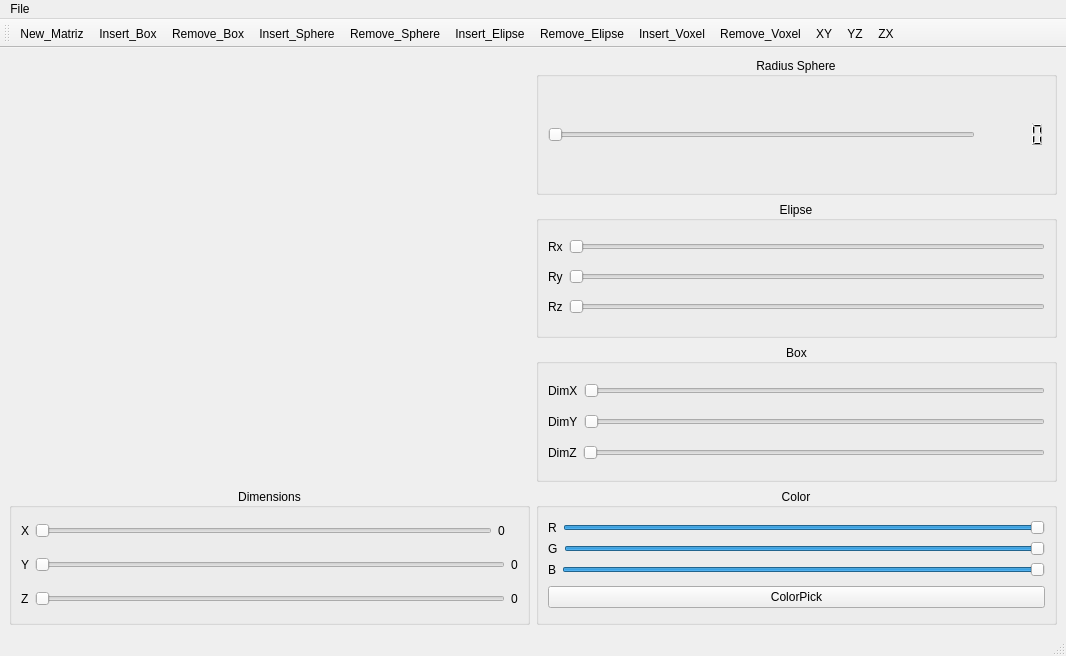
<?xml version="1.0" encoding="UTF-8"?>
<ui version="4.0">
 <class>MainWindow</class>
 <widget class="QMainWindow" name="MainWindow">
  <property name="geometry">
   <rect>
    <x>0</x>
    <y>0</y>
    <width>1066</width>
    <height>656</height>
   </rect>
  </property>
  <property name="windowTitle">
   <string>MainWindow</string>
  </property>
  <widget class="QWidget" name="centralwidget">
   <layout class="QGridLayout" name="gridLayout">
    <item row="0" column="0" rowspan="3">
     <widget class="DrawWidget" name="drawWidget" native="true"/>
    </item>
    <item row="0" column="1">
     <widget class="QGroupBox" name="RadiusSphere">
      <property name="title">
       <string>Radius Sphere</string>
      </property>
      <property name="alignment">
       <set>Qt::AlignCenter</set>
      </property>
      <layout class="QHBoxLayout" name="horizontalLayout_7">
       <item>
        <widget class="QSlider" name="sliderRadius">
         <property name="orientation">
          <enum>Qt::Horizontal</enum>
         </property>
        </widget>
       </item>
       <item>
        <widget class="QLCDNumber" name="lcdNumber">
         <property name="layoutDirection">
          <enum>Qt::LeftToRight</enum>
         </property>
         <property name="frameShape">
          <enum>QFrame::NoFrame</enum>
         </property>
        </widget>
       </item>
      </layout>
     </widget>
    </item>
    <item row="1" column="1">
     <widget class="QGroupBox" name="Elipse">
      <property name="title">
       <string>Elipse</string>
      </property>
      <property name="alignment">
       <set>Qt::AlignCenter</set>
      </property>
      <layout class="QVBoxLayout" name="verticalLayout_4">
       <item>
        <layout class="QHBoxLayout" name="horizontalLayout_11">
         <item>
          <widget class="QLabel" name="label_10">
           <property name="text">
            <string>Rx</string>
           </property>
          </widget>
         </item>
         <item>
          <widget class="QSlider" name="horizontalSlider_4">
           <property name="orientation">
            <enum>Qt::Horizontal</enum>
           </property>
          </widget>
         </item>
        </layout>
       </item>
       <item>
        <layout class="QHBoxLayout" name="horizontalLayout_12">
         <item>
          <widget class="QLabel" name="label_11">
           <property name="text">
            <string>Ry</string>
           </property>
          </widget>
         </item>
         <item>
          <widget class="QSlider" name="horizontalSlider_5">
           <property name="orientation">
            <enum>Qt::Horizontal</enum>
           </property>
          </widget>
         </item>
        </layout>
       </item>
       <item>
        <layout class="QHBoxLayout" name="horizontalLayout_13">
         <item>
          <widget class="QLabel" name="label_12">
           <property name="text">
            <string>Rz</string>
           </property>
          </widget>
         </item>
         <item>
          <widget class="QSlider" name="horizontalSlider_6">
           <property name="orientation">
            <enum>Qt::Horizontal</enum>
           </property>
          </widget>
         </item>
        </layout>
       </item>
      </layout>
     </widget>
    </item>
    <item row="2" column="1">
     <widget class="QGroupBox" name="Box">
      <property name="title">
       <string>Box</string>
      </property>
      <property name="alignment">
       <set>Qt::AlignCenter</set>
      </property>
      <layout class="QVBoxLayout" name="verticalLayout_3">
       <item>
        <layout class="QHBoxLayout" name="horizontalLayout_8">
         <item>
          <widget class="QLabel" name="label_7">
           <property name="text">
            <string>DimX</string>
           </property>
          </widget>
         </item>
         <item>
          <widget class="QSlider" name="horizontalSlider">
           <property name="orientation">
            <enum>Qt::Horizontal</enum>
           </property>
          </widget>
         </item>
        </layout>
       </item>
       <item>
        <layout class="QHBoxLayout" name="horizontalLayout_9">
         <item>
          <widget class="QLabel" name="label_8">
           <property name="text">
            <string>DimY</string>
           </property>
          </widget>
         </item>
         <item>
          <widget class="QSlider" name="horizontalSlider_2">
           <property name="orientation">
            <enum>Qt::Horizontal</enum>
           </property>
          </widget>
         </item>
        </layout>
       </item>
       <item>
        <layout class="QHBoxLayout" name="horizontalLayout_10">
         <item>
          <widget class="QLabel" name="label_9">
           <property name="text">
            <string>DimZ</string>
           </property>
          </widget>
         </item>
         <item>
          <widget class="QSlider" name="horizontalSlider_3">
           <property name="orientation">
            <enum>Qt::Horizontal</enum>
           </property>
          </widget>
         </item>
        </layout>
       </item>
      </layout>
     </widget>
    </item>
    <item row="3" column="0">
     <widget class="QGroupBox" name="Dimensions">
      <property name="title">
       <string>Dimensions</string>
      </property>
      <property name="alignment">
       <set>Qt::AlignCenter</set>
      </property>
      <layout class="QVBoxLayout" name="verticalLayout">
       <item>
        <layout class="QHBoxLayout" name="horizontalLayout">
         <item>
          <widget class="QLabel" name="label">
           <property name="text">
            <string>X</string>
           </property>
          </widget>
         </item>
         <item>
          <widget class="QSlider" name="sliderAxisX">
           <property name="orientation">
            <enum>Qt::Horizontal</enum>
           </property>
          </widget>
         </item>
         <item>
          <widget class="QLabel" name="labelAxisX">
           <property name="text">
            <string>0</string>
           </property>
          </widget>
         </item>
         <item>
          <widget class="QLabel" name="label_13">
           <property name="text">
            <string/>
           </property>
          </widget>
         </item>
        </layout>
       </item>
       <item>
        <layout class="QHBoxLayout" name="horizontalLayout_2">
         <item>
          <widget class="QLabel" name="label_2">
           <property name="text">
            <string>Y</string>
           </property>
          </widget>
         </item>
         <item>
          <widget class="QSlider" name="sliderAxisY">
           <property name="orientation">
            <enum>Qt::Horizontal</enum>
           </property>
          </widget>
         </item>
         <item>
          <widget class="QLabel" name="labelAxisY">
           <property name="text">
            <string>0</string>
           </property>
          </widget>
         </item>
        </layout>
       </item>
       <item>
        <layout class="QHBoxLayout" name="horizontalLayout_3">
         <item>
          <widget class="QLabel" name="label_3">
           <property name="text">
            <string>Z</string>
           </property>
          </widget>
         </item>
         <item>
          <widget class="QSlider" name="sliderAxisZ">
           <property name="orientation">
            <enum>Qt::Horizontal</enum>
           </property>
          </widget>
         </item>
         <item>
          <widget class="QLabel" name="labelAxisZ">
           <property name="text">
            <string>0</string>
           </property>
          </widget>
         </item>
        </layout>
       </item>
      </layout>
     </widget>
    </item>
    <item row="3" column="1">
     <widget class="QGroupBox" name="Color">
      <property name="title">
       <string>Color</string>
      </property>
      <property name="alignment">
       <set>Qt::AlignCenter</set>
      </property>
      <layout class="QVBoxLayout" name="verticalLayout_5">
       <item>
        <layout class="QVBoxLayout" name="verticalLayout_2">
         <item>
          <layout class="QHBoxLayout" name="horizontalLayout_4" stretch="0,100">
           <item>
            <widget class="QLabel" name="label_4">
             <property name="text">
              <string>R</string>
             </property>
            </widget>
           </item>
           <item>
            <widget class="QSlider" name="horizontalSliderR">
             <property name="maximum">
              <number>255</number>
             </property>
             <property name="value">
              <number>255</number>
             </property>
             <property name="orientation">
              <enum>Qt::Horizontal</enum>
             </property>
            </widget>
           </item>
          </layout>
         </item>
         <item>
          <layout class="QHBoxLayout" name="horizontalLayout_5">
           <item>
            <widget class="QLabel" name="label_5">
             <property name="text">
              <string>G</string>
             </property>
            </widget>
           </item>
           <item>
            <widget class="QSlider" name="horizontalSliderG">
             <property name="maximum">
              <number>255</number>
             </property>
             <property name="value">
              <number>255</number>
             </property>
             <property name="orientation">
              <enum>Qt::Horizontal</enum>
             </property>
            </widget>
           </item>
          </layout>
         </item>
         <item>
          <layout class="QHBoxLayout" name="horizontalLayout_6">
           <item>
            <widget class="QLabel" name="label_6">
             <property name="text">
              <string>B</string>
             </property>
            </widget>
           </item>
           <item>
            <widget class="QSlider" name="horizontalSliderB">
             <property name="maximum">
              <number>255</number>
             </property>
             <property name="value">
              <number>255</number>
             </property>
             <property name="orientation">
              <enum>Qt::Horizontal</enum>
             </property>
            </widget>
           </item>
          </layout>
         </item>
        </layout>
       </item>
       <item>
        <widget class="QPushButton" name="pushButtonColor">
         <property name="text">
          <string>ColorPick</string>
         </property>
        </widget>
       </item>
      </layout>
     </widget>
    </item>
   </layout>
  </widget>
  <widget class="QMenuBar" name="menubar">
   <property name="geometry">
    <rect>
     <x>0</x>
     <y>0</y>
     <width>1066</width>
     <height>21</height>
    </rect>
   </property>
   <widget class="QMenu" name="menuArquivo">
    <property name="title">
     <string>File</string>
    </property>
    <addaction name="actionSalvar"/>
   </widget>
   <addaction name="menuArquivo"/>
  </widget>
  <widget class="QStatusBar" name="statusbar"/>
  <widget class="QToolBar" name="toolBar">
   <property name="windowTitle">
    <string>toolBar</string>
   </property>
   <attribute name="toolBarArea">
    <enum>TopToolBarArea</enum>
   </attribute>
   <attribute name="toolBarBreak">
    <bool>false</bool>
   </attribute>
   <addaction name="actionNew_Matriz"/>
   <addaction name="actionInsert_Box"/>
   <addaction name="actionRemove_Box"/>
   <addaction name="actionInsert_Sphere"/>
   <addaction name="actionRemove_Sphere"/>
   <addaction name="actionInsert_Elipse"/>
   <addaction name="actionRemove_Elipse"/>
   <addaction name="actionInsert_Voxel"/>
   <addaction name="actionRemove_Voxel"/>
   <addaction name="actionXY"/>
   <addaction name="actionYZ"/>
   <addaction name="actionZX"/>
  </widget>
  <action name="actionSalvar">
   <property name="text">
    <string>Save</string>
   </property>
  </action>
  <action name="actionInsert_Box">
   <property name="text">
    <string>Insert_Box</string>
   </property>
  </action>
  <action name="actionRemove_Box">
   <property name="text">
    <string>Remove_Box</string>
   </property>
  </action>
  <action name="actionInsert_Sphere">
   <property name="text">
    <string>Insert_Sphere</string>
   </property>
  </action>
  <action name="actionRemove_Sphere">
   <property name="text">
    <string>Remove_Sphere</string>
   </property>
  </action>
  <action name="actionInsert_Elipse">
   <property name="text">
    <string>Insert_Elipse</string>
   </property>
  </action>
  <action name="actionRemove_Elipse">
   <property name="text">
    <string>Remove_Elipse</string>
   </property>
  </action>
  <action name="actionInsert_Voxel">
   <property name="text">
    <string>Insert_Voxel</string>
   </property>
  </action>
  <action name="actionRemove_Voxel">
   <property name="text">
    <string>Remove_Voxel</string>
   </property>
  </action>
  <action name="actionNew_Matriz">
   <property name="text">
    <string>New_Matriz</string>
   </property>
  </action>
  <action name="actionXY">
   <property name="text">
    <string>XY</string>
   </property>
  </action>
  <action name="actionZX">
   <property name="text">
    <string>ZX</string>
   </property>
   <property name="toolTip">
    <string>ZX</string>
   </property>
  </action>
  <action name="actionYZ">
   <property name="text">
    <string>YZ</string>
   </property>
  </action>
 </widget>
 <customwidgets>
  <customwidget>
   <class>DrawWidget</class>
   <extends>QWidget</extends>
   <header location="global">drawwidget.h</header>
   <container>1</container>
  </customwidget>
 </customwidgets>
 <resources/>
 <connections>
  <connection>
   <sender>sliderRadius</sender>
   <signal>valueChanged(int)</signal>
   <receiver>lcdNumber</receiver>
   <slot>display(int)</slot>
   <hints>
    <hint type="sourcelabel">
     <x>976</x>
     <y>137</y>
    </hint>
    <hint type="destinationlabel">
     <x>1046</x>
     <y>178</y>
    </hint>
   </hints>
  </connection>
  <connection>
   <sender>horizontalSliderR</sender>
   <signal>valueChanged(int)</signal>
   <receiver>MainWindow</receiver>
   <slot>setR(int)</slot>
   <hints>
    <hint type="sourcelabel">
     <x>685</x>
     <y>517</y>
    </hint>
    <hint type="destinationlabel">
     <x>550</x>
     <y>473</y>
    </hint>
   </hints>
  </connection>
  <connection>
   <sender>horizontalSliderG</sender>
   <signal>valueChanged(int)</signal>
   <receiver>MainWindow</receiver>
   <slot>setG(int)</slot>
   <hints>
    <hint type="sourcelabel">
     <x>614</x>
     <y>550</y>
    </hint>
    <hint type="destinationlabel">
     <x>562</x>
     <y>633</y>
    </hint>
   </hints>
  </connection>
  <connection>
   <sender>horizontalSliderB</sender>
   <signal>valueChanged(int)</signal>
   <receiver>MainWindow</receiver>
   <slot>setB(int)</slot>
   <hints>
    <hint type="sourcelabel">
     <x>789</x>
     <y>572</y>
    </hint>
    <hint type="destinationlabel">
     <x>1060</x>
     <y>477</y>
    </hint>
   </hints>
  </connection>
  <connection>
   <sender>sliderAxisX</sender>
   <signal>valueChanged(int)</signal>
   <receiver>labelAxisX</receiver>
   <slot>setNum(int)</slot>
   <hints>
    <hint type="sourcelabel">
     <x>387</x>
     <y>520</y>
    </hint>
    <hint type="destinationlabel">
     <x>506</x>
     <y>522</y>
    </hint>
   </hints>
  </connection>
  <connection>
   <sender>sliderAxisY</sender>
   <signal>valueChanged(int)</signal>
   <receiver>labelAxisY</receiver>
   <slot>setNum(int)</slot>
   <hints>
    <hint type="sourcelabel">
     <x>210</x>
     <y>561</y>
    </hint>
    <hint type="destinationlabel">
     <x>514</x>
     <y>563</y>
    </hint>
   </hints>
  </connection>
  <connection>
   <sender>sliderAxisZ</sender>
   <signal>valueChanged(int)</signal>
   <receiver>labelAxisZ</receiver>
   <slot>setNum(int)</slot>
   <hints>
    <hint type="sourcelabel">
     <x>459</x>
     <y>597</y>
    </hint>
    <hint type="destinationlabel">
     <x>517</x>
     <y>602</y>
    </hint>
   </hints>
  </connection>
  <connection>
   <sender>pushButtonColor</sender>
   <signal>clicked()</signal>
   <receiver>MainWindow</receiver>
   <slot>pickColor()</slot>
   <hints>
    <hint type="sourcelabel">
     <x>897</x>
     <y>609</y>
    </hint>
    <hint type="destinationlabel">
     <x>1065</x>
     <y>636</y>
    </hint>
   </hints>
  </connection>
  <connection>
   <sender>actionInsert_Box</sender>
   <signal>triggered()</signal>
   <receiver>MainWindow</receiver>
   <slot>on_actionInsert_Box_triggered()</slot>
   <hints>
    <hint type="sourcelabel">
     <x>-1</x>
     <y>-1</y>
    </hint>
    <hint type="destinationlabel">
     <x>532</x>
     <y>327</y>
    </hint>
   </hints>
  </connection>
  <connection>
   <sender>actionInsert_Elipse</sender>
   <signal>triggered()</signal>
   <receiver>MainWindow</receiver>
   <slot>on_actionInsert_Elipse_triggered()</slot>
   <hints>
    <hint type="sourcelabel">
     <x>-1</x>
     <y>-1</y>
    </hint>
    <hint type="destinationlabel">
     <x>532</x>
     <y>327</y>
    </hint>
   </hints>
  </connection>
  <connection>
   <sender>actionInsert_Sphere</sender>
   <signal>triggered()</signal>
   <receiver>MainWindow</receiver>
   <slot>on_actionInsert_Sphere_triggered()</slot>
   <hints>
    <hint type="sourcelabel">
     <x>-1</x>
     <y>-1</y>
    </hint>
    <hint type="destinationlabel">
     <x>532</x>
     <y>327</y>
    </hint>
   </hints>
  </connection>
  <connection>
   <sender>actionInsert_Voxel</sender>
   <signal>triggered()</signal>
   <receiver>MainWindow</receiver>
   <slot>on_actionInsert_Voxel_triggered()</slot>
   <hints>
    <hint type="sourcelabel">
     <x>-1</x>
     <y>-1</y>
    </hint>
    <hint type="destinationlabel">
     <x>532</x>
     <y>327</y>
    </hint>
   </hints>
  </connection>
  <connection>
   <sender>actionRemove_Box</sender>
   <signal>triggered()</signal>
   <receiver>MainWindow</receiver>
   <slot>on_actionRemove_Box_triggered()</slot>
   <hints>
    <hint type="sourcelabel">
     <x>-1</x>
     <y>-1</y>
    </hint>
    <hint type="destinationlabel">
     <x>532</x>
     <y>327</y>
    </hint>
   </hints>
  </connection>
  <connection>
   <sender>actionRemove_Elipse</sender>
   <signal>triggered()</signal>
   <receiver>MainWindow</receiver>
   <slot>on_actionRemove_Elipse_triggered()</slot>
   <hints>
    <hint type="sourcelabel">
     <x>-1</x>
     <y>-1</y>
    </hint>
    <hint type="destinationlabel">
     <x>532</x>
     <y>327</y>
    </hint>
   </hints>
  </connection>
  <connection>
   <sender>actionRemove_Sphere</sender>
   <signal>triggered()</signal>
   <receiver>MainWindow</receiver>
   <slot>on_actionRemove_Sphere_triggered()</slot>
   <hints>
    <hint type="sourcelabel">
     <x>-1</x>
     <y>-1</y>
    </hint>
    <hint type="destinationlabel">
     <x>532</x>
     <y>327</y>
    </hint>
   </hints>
  </connection>
  <connection>
   <sender>actionRemove_Voxel</sender>
   <signal>triggered()</signal>
   <receiver>MainWindow</receiver>
   <slot>on_actionRemove_Voxel_triggered()</slot>
   <hints>
    <hint type="sourcelabel">
     <x>-1</x>
     <y>-1</y>
    </hint>
    <hint type="destinationlabel">
     <x>532</x>
     <y>327</y>
    </hint>
   </hints>
  </connection>
  <connection>
   <sender>actionXY</sender>
   <signal>triggered()</signal>
   <receiver>MainWindow</receiver>
   <slot>clickedXY()</slot>
   <hints>
    <hint type="sourcelabel">
     <x>-1</x>
     <y>-1</y>
    </hint>
    <hint type="destinationlabel">
     <x>532</x>
     <y>327</y>
    </hint>
   </hints>
  </connection>
  <connection>
   <sender>actionYZ</sender>
   <signal>triggered()</signal>
   <receiver>MainWindow</receiver>
   <slot>clickedYZ()</slot>
   <hints>
    <hint type="sourcelabel">
     <x>-1</x>
     <y>-1</y>
    </hint>
    <hint type="destinationlabel">
     <x>532</x>
     <y>327</y>
    </hint>
   </hints>
  </connection>
  <connection>
   <sender>actionZX</sender>
   <signal>triggered()</signal>
   <receiver>MainWindow</receiver>
   <slot>clickedZX()</slot>
   <hints>
    <hint type="sourcelabel">
     <x>-1</x>
     <y>-1</y>
    </hint>
    <hint type="destinationlabel">
     <x>532</x>
     <y>327</y>
    </hint>
   </hints>
  </connection>
 </connections>
 <slots>
  <slot>setR(int)</slot>
  <slot>setG(int)</slot>
  <slot>setB(int)</slot>
  <slot>pickColor()</slot>
  <slot>on_actionInsert_Sphere_triggered()</slot>
  <slot>on_actionRemove_Sphere_triggered()</slot>
  <slot>on_actionInsert_Voxel_triggered()</slot>
  <slot>on_actionRemove_Voxel_triggered()</slot>
  <slot>on_actionInsert_Box_triggered()</slot>
  <slot>on_actionRemove_Box_triggered()</slot>
  <slot>on_actionInsert_Elipse_triggered()</slot>
  <slot>on_actionRemove_Elipse_triggered()</slot>
  <slot>clickedXY()</slot>
  <slot>clickedZX()</slot>
  <slot>clickedYZ()</slot>
 </slots>
</ui>
